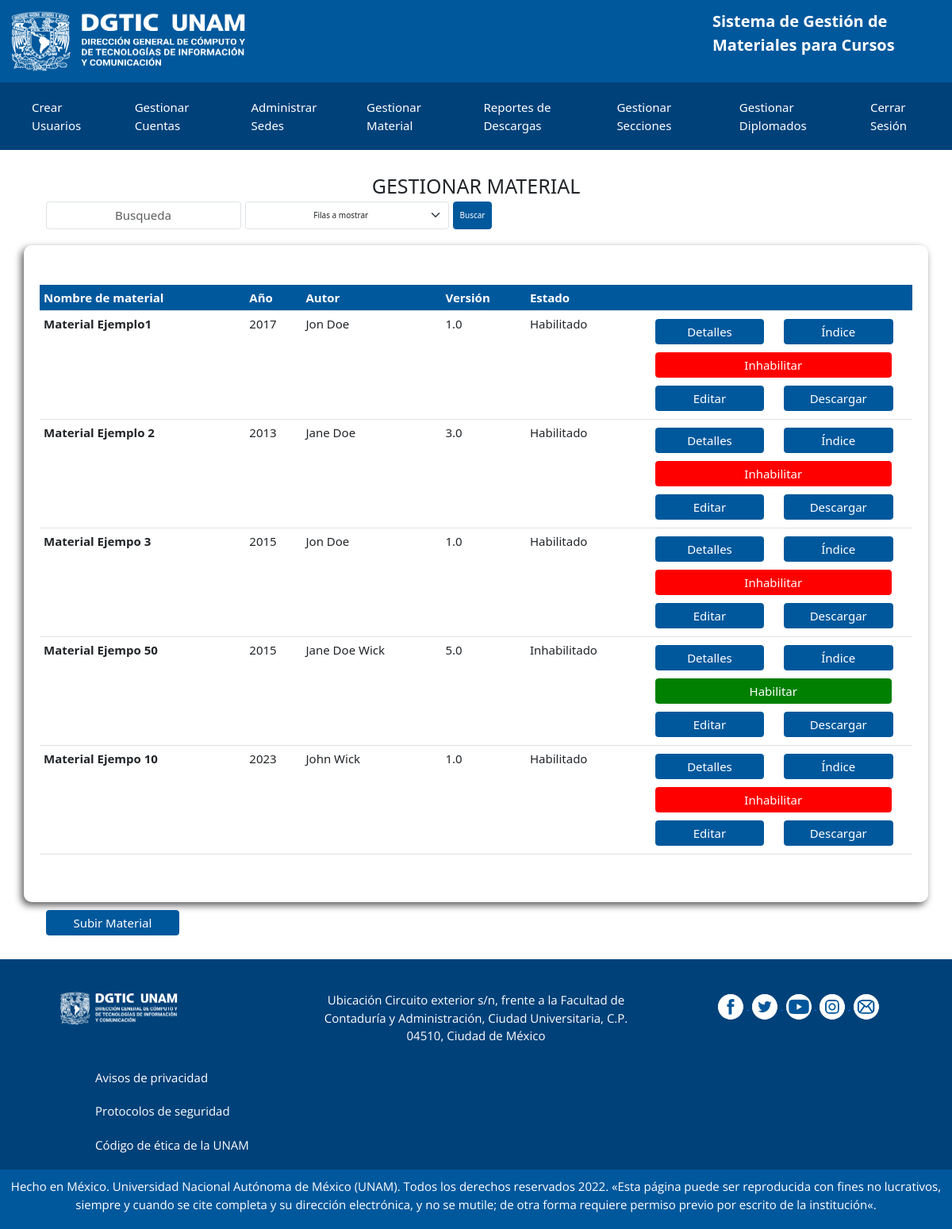
The app's page /view/admin/manage-material.php (signed in), older data.
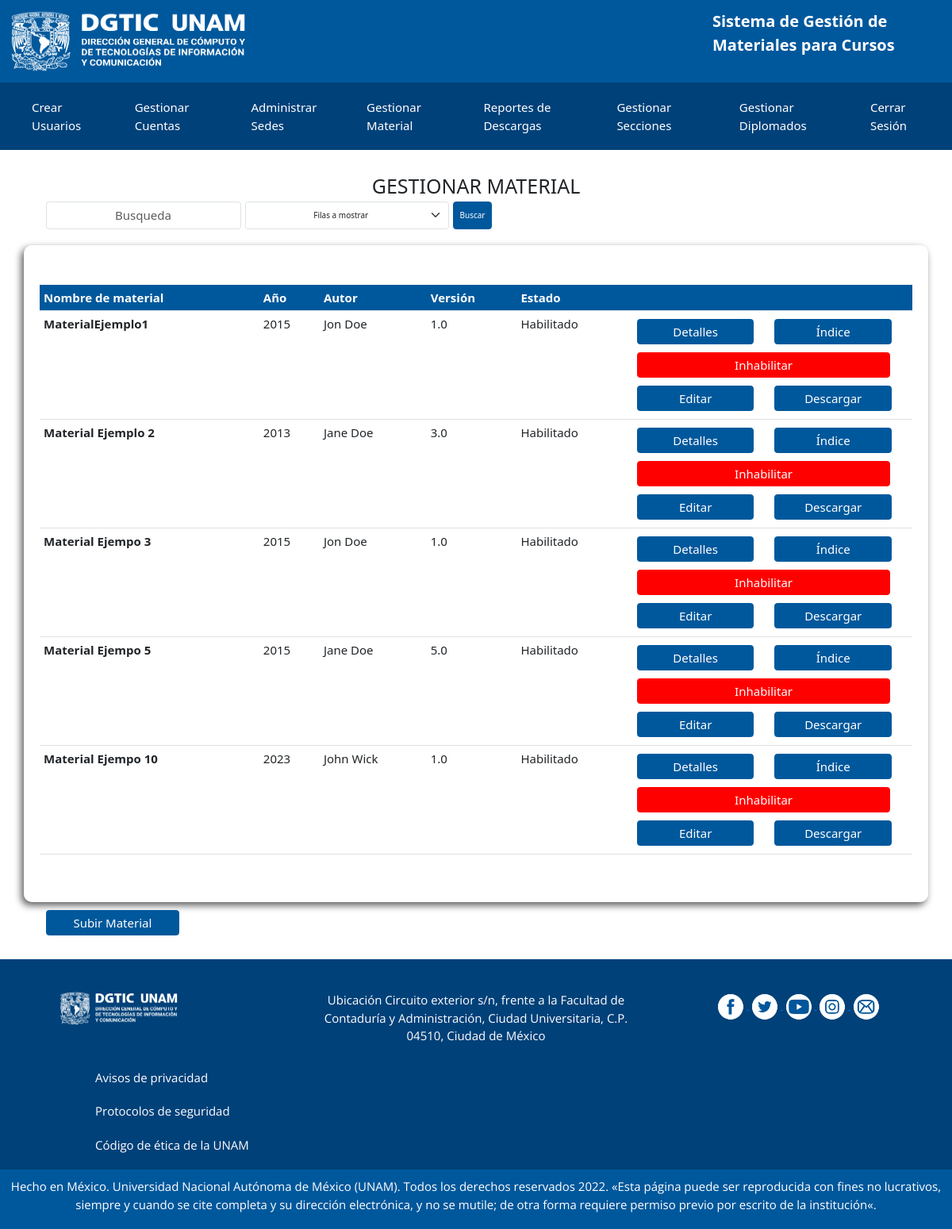
The same page, newer data.
### tables this page shows
CREATE TABLE `material` (
  `Material_Id` int(11) NOT NULL,
  `MaterialNombre` varchar(255) NOT NULL,
  `MaterialEstado` tinyint(1) NOT NULL DEFAULT 1,
  `MaterialISBN` varchar(100) DEFAULT NULL,
  `MaterialTiraje` int(11) DEFAULT NULL,
  `MaterialAutor` varchar(100) NOT NULL,
  `MaterialVersion` varchar(50) NOT NULL,
  `MaterialEdicion` int(11) DEFAULT NULL,
  `MaterialPaginas` int(11) DEFAULT NULL,
  `Area_Id` int(11) NOT NULL,
  `MaterialPDF` varchar(255) NOT NULL,
  `MaterialIndice` varchar(255) NOT NULL
);

### models/Qselect/select-material.php (called while the page is built, shortened)
<?php
    class SelectMaterials{
        public $connection;
        public function __construct()
        {
            $this -> connection = new Conexion();
        }
        public function getMaterialsAll(){
            try {
                $connect = $this->connection -> conectar();
                $connect->setAttribute(PDO::ATTR_ERRMODE, PDO::ERRMODE_EXCEPTION);
                $query = "SELECT Material_Id, MaterialNombre, MaterialEstado, MaterialISBN, MaterialTiraje, MaterialAutor, MaterialVersion, MaterialEdicion, MaterialPaginas, MaterialPDF, MaterialIndice, secciones.SeccionNombre, area.AreaNombre, area.Seccion_Id FROM material JOIN area ON material.Area_Id=area.Area_Id JOIN secciones ON area.Seccion_Id=secciones.Seccion_Id";
                $queryP = $connect -> prepare($query);
                $queryP -> execute();
                $resultado = $queryP->fetchAll(PDO::FETCH_ASSOC);
            } catch (PDOException $ex) {
                echo 'Error: ' .$ex->getMessage() . die();
            }
            return $resultado;
        }
    }
?>

### controllers/validation/php/validate-searchMaterial.php (called while the page is built)
<?php
    $materials = new SelectMaterials();
    if (isset($_POST['searchInput'])) {
        $search = trim($_POST['Busqueda'],  ' \0\x0');
        $files = $_POST['Filas'];
        $infoMaterials = $materials->getMaterialSearch($search, $files);
    }else{
        $infoMaterials = $materials->getMaterialsAll();
    }
?>

### view/layouts/templates/manage-material-template.php (the view, shortened to what this page needs)
<div class="container sombra gestionar-material">
    <?php if (count($infoMaterials) > 0) { ?>
        <table class="table">
            <thead class="encabezado">
                <tr>
                    <th scope="col">Nombre de material</th>
                    <th scope="col">Año</th>
                    <th scope="col">Autor</th>
                    <th scope="col">Versión</th>
                    <th scope="col">Estado</th>
                    <th scope="col"> </th>
                </tr>
            </thead>
            <tbody>
                <?php
                foreach ($infoMaterials as $infoMaterials) { ?>
                    <tr scope="col">
                        <th><?php echo $infoMaterials['MaterialNombre']; ?></th>
                        <td><?php echo $infoMaterials['MaterialEdicion']; ?></td>
                        <td><?php echo $infoMaterials['MaterialAutor']; ?></td>
                        <td><?php echo $infoMaterials['MaterialVersion']; ?></td>
                        <td><?php echo ($infoMaterials['MaterialEstado']) ? "Habilitado" : "Inhabilitado"; ?> </td>
                        <td>
                            <div class="btn-tabla-container">
                                <button type="button" class="btn btn-primary btn-tabla" data-bs-toggle="modal" data-bs-target="#staticBackdrop<?php echo $infoMaterials['Material_Id']; ?>">
                                    Detalles
                                </button>
                                <a href=<?php echo $infoMaterials['MaterialIndice']; ?>>
                                    <button type="button" class="btn btn-primary btn-tabla">Índice</button>
                                </a>
                            </div>
                            <form action="/inventario_dgtic\controllers\validation\php\validate-UpdateMaterial.php" method="post">
                                <button type="submit" name="cambio" class="btn btn-primary btn-tabla btn-CE <?php echo (!$infoMaterials['MaterialEstado']) ? "btn-habilitar" : "btn-inhabilitar"; ?>"><?php echo (!$infoMaterials['MaterialEstado']) ? "Habilitar" : "Inhabilitar"; ?></button>
                                <div class="btn-tabla-container">
                                    <button type="submit" name="editar" class="btn btn-primary btn-tabla ">Editar</button>
                                    <button type="submit" name="download" class="btn btn-primary btn-tabla">Descargar</button>
                                </div>
                            </form>
                        </td>
                    </tr>
                <?php } ?>
            </tbody>
        </table>
    <?php }else{ ?>
        <h2 class="titulo">Aún no hay registros por mostrar</h2>
    <?php }?>
</div>

Row changes from the older to the newer data that the page shows:
changed material: MaterialNombre "Material Ejemplo1" → "MaterialEjemplo1"; MaterialEdicion "2017" → "2015"
changed material: MaterialNombre "Material Ejempo 50" → "Material Ejempo 5"; MaterialAutor "Jane Doe Wick" → "Jane Doe"; MaterialEstado "Inhabilitado Habilitar" → "Habilitado Inhabilitar"
